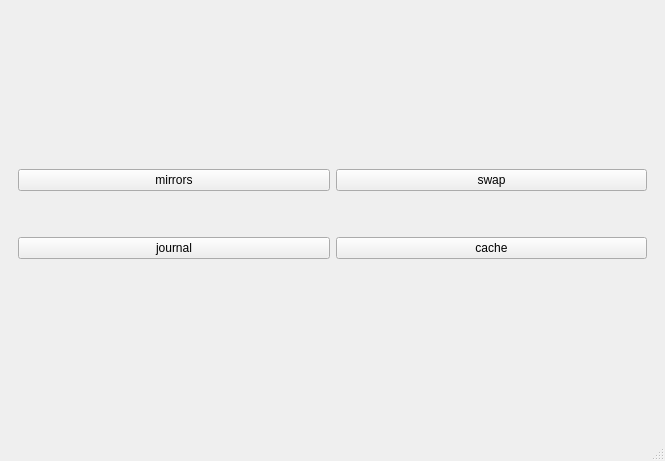
<?xml version="1.0" encoding="UTF-8"?>
<ui version="4.0">
 <class>MainWindow</class>
 <widget class="QMainWindow" name="MainWindow">
  <property name="geometry">
   <rect>
    <x>0</x>
    <y>0</y>
    <width>665</width>
    <height>461</height>
   </rect>
  </property>
  <property name="windowTitle">
   <string>System Maintenance</string>
  </property>
  <widget class="QWidget" name="centralwidget">
   <layout class="QGridLayout" name="gridLayout">
    <item row="0" column="0">
     <widget class="QStackedWidget" name="stackedWidget">
      <widget class="QWidget" name="page">
       <layout class="QGridLayout" name="gridLayout_2">
        <item row="0" column="0">
         <layout class="QVBoxLayout" name="verticalLayout">
          <property name="bottomMargin">
           <number>10</number>
          </property>
          <item>
           <layout class="QHBoxLayout" name="horizontalLayout">
            <property name="bottomMargin">
             <number>40</number>
            </property>
            <item>
             <widget class="QPushButton" name="btn_mirrors">
              <property name="text">
               <string>mirrors</string>
              </property>
             </widget>
            </item>
            <item>
             <widget class="QPushButton" name="btn_swap">
              <property name="text">
               <string>swap</string>
              </property>
             </widget>
            </item>
           </layout>
          </item>
          <item>
           <layout class="QHBoxLayout" name="horizontalLayout_3">
            <item>
             <widget class="QPushButton" name="btn_journalctl">
              <property name="text">
               <string>journal</string>
              </property>
             </widget>
            </item>
            <item>
             <widget class="QPushButton" name="btn_cache">
              <property name="text">
               <string>cache</string>
              </property>
             </widget>
            </item>
           </layout>
          </item>
         </layout>
        </item>
       </layout>
      </widget>
      <widget class="QWidget" name="page_2">
       <layout class="QGridLayout" name="gridLayout_4"/>
      </widget>
      <widget class="QWidget" name="page_3">
       <layout class="QGridLayout" name="gridLayout_6"/>
      </widget>
      <widget class="QWidget" name="page_4">
       <layout class="QGridLayout" name="gridLayout_9"/>
      </widget>
     </widget>
    </item>
   </layout>
  </widget>
  <widget class="QMenuBar" name="menubar">
   <property name="geometry">
    <rect>
     <x>0</x>
     <y>0</y>
     <width>665</width>
     <height>30</height>
    </rect>
   </property>
  </widget>
  <widget class="QStatusBar" name="statusbar"/>
 </widget>
 <resources/>
 <connections/>
</ui>
